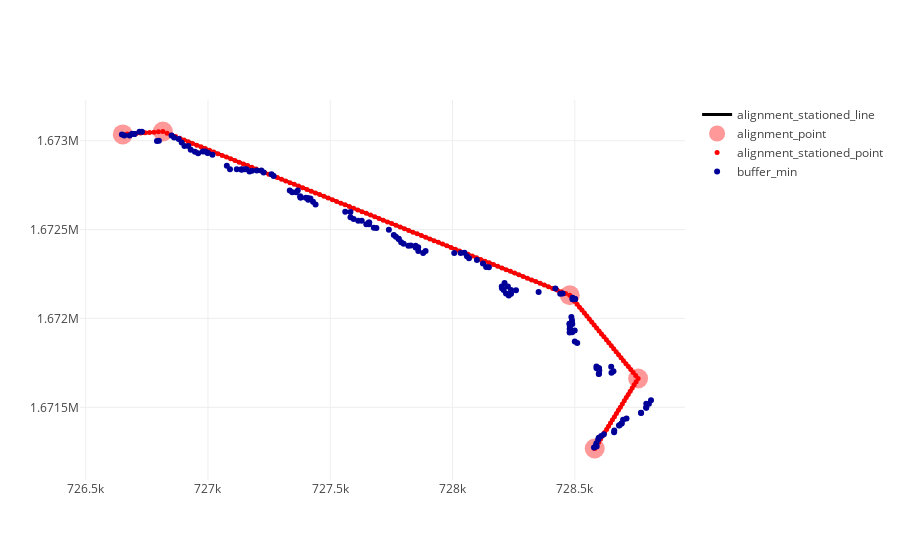

Write notebook code for a chart like this one.
### Code cell
alignment_stationed_line_plot = go.Scatter(
    x=alignment_stationed_df['x_align'].tolist(),
    y=alignment_stationed_df['y_align'].tolist(),
    line=dict(width=3,
              color='rgb(0, 0, 0)'),
    name ="alignment_stationed_line"
)

alignment_point_plot = go.Scatter(
    x=alignment_df['Easting'].tolist(),
    y=alignment_df['Northing'].tolist(),
    name ="alignment_point",
    mode = "markers",
    marker = dict(
        size = 20,
        color = 'rgb(255, 153, 153)'
    )
)

alignment_stationed_point_plot = go.Scatter(
    x=alignment_stationed_df['x_align'].tolist(),
    y=alignment_stationed_df['y_align'].tolist(),
    mode = "markers",
    name ="alignment_stationed_point",
    marker = dict(
        size = 5, #15,
        color = 'rgb(255, 0, 0)'
    )
)

# buffer_all_df_point_plot = go.Scatter(
#     x=buffer_all_df['x_buffer'].tolist(),
#     y=buffer_all_df['y_buffer'].tolist(),
#     mode = "markers",
#     name ="buffer_all_point",
#      marker = dict(
#         #size = 10,
#         color = 'rgb(0, 0, 153)'
#     )
# )
buffer_all_df_point_plot = go.Scatter(
    x=buffer_all_df_sel['x_buffer'].tolist(),
    y=buffer_all_df_sel['y_buffer'].tolist(),
    mode = "markers",
    name ="buffer_min",
     marker = dict(
        #size = 10,
        color = 'rgb(0, 0, 153)'
    )
)

data = [alignment_stationed_line_plot, alignment_point_plot, alignment_stationed_point_plot, buffer_all_df_point_plot]



fig = go.Figure(data=data)
plotly.offline.iplot(fig, filename='stacked-area-plot')

### Figure 1 — Plotly figure (JSON) as saved in the notebook; plotly's stock layout.template omitted (floating-point values rounded to 4 significant figures; data arrays with more than 128 entries replaced by an {"elided": "..."} marker saying what was removed)
{"data": [{"line": {"color": "rgb(0, 0, 0)", "width": 3}, "name": "alignment_stationed_line", "type": "scatter", "x": {"elided": "156 float values"}, "y": {"elided": "156 float values"}}, {"marker": {"color": "rgb(255, 153, 153)", "size": 20}, "mode": "markers", "name": "alignment_point", "type": "scatter", "x": [726700.0, 726800.0, 728500.0, 728800.0, 728600.0], "y": [1673000.0, 1673000.0, 1672000.0, 1672000.0, 1671000.0]}, {"marker": {"color": "rgb(255, 0, 0)", "size": 5}, "mode": "markers", "name": "alignment_stationed_point", "type": "scatter", "x": {"elided": "156 float values"}, "y": {"elided": "156 float values"}}, {"marker": {"color": "rgb(0, 0, 153)"}, "mode": "markers", "name": "buffer_min", "type": "scatter", "x": {"elided": "156 float values"}, "y": {"elided": "156 float values"}}], "layout": {}}
